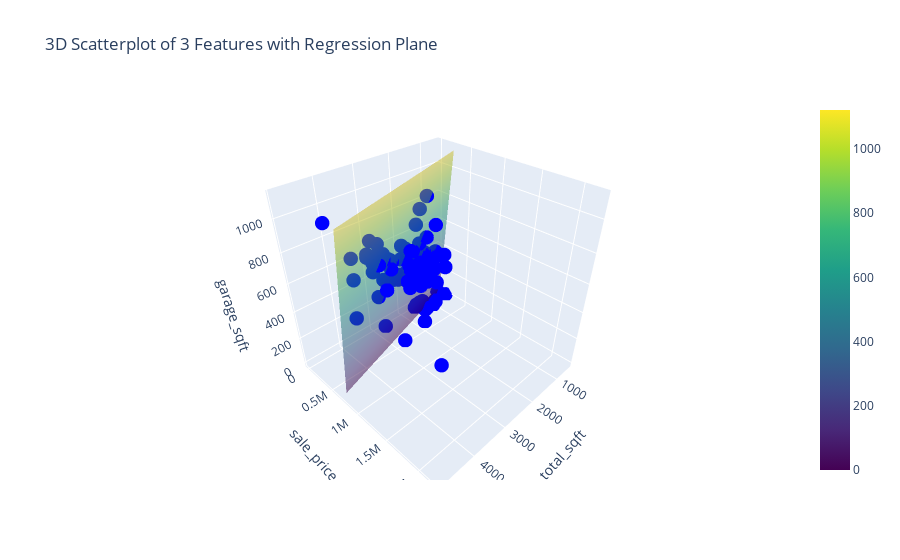

Write notebook code for a chart like this one.
### Code cell
## Visualize one more additional features (i.e., 3 features)
col_cod_X = 'total_sqft'
col_cod_y = col_y
col_cod_z = 'garage_sqft'

import plotly.graph_objects as go
from sklearn.linear_model import LinearRegression

# Fit linear regression
X = df_cod_sample[[col_cod_X, col_cod_z]]
y = df_cod_sample[col_cod_y]
model = LinearRegression().fit(X, y)

# Create grid for hyperplane
x_range = np.linspace(df_cod_sample[col_cod_X].min(), df_cod_sample[col_cod_X].max(), 30)
z_range = np.linspace(df_cod_sample[col_cod_z].min(), df_cod_sample[col_cod_z].max(), 30)
X_grid, Z_grid = np.meshgrid(x_range, z_range)

# Predict y for grid
Y_pred = model.predict(np.c_[X_grid.ravel(), Z_grid.ravel()]).reshape(X_grid.shape)

# Scatter points
scatter = go.Scatter3d(
    x=df_cod_sample[col_cod_X],
    y=df_cod_sample[col_cod_y],
    z=df_cod_sample[col_cod_z],
    mode='markers',
    marker=dict(size=5, color='blue'),
    name='Data Points'
)

# Hyperplane surface
surface = go.Surface(x=X_grid, y=Y_pred, z=Z_grid, opacity=0.5, colorscale='Viridis', name='Regression Plane')

# Combine
fig = go.Figure(data=[scatter, surface])
fig.update_layout(scene=dict(xaxis_title=col_cod_X, yaxis_title=col_cod_y, zaxis_title=col_cod_z),
                  title='3D Scatterplot of 3 Features with Regression Plane')
fig.show()

## Notice how spread out the data is
## Some parts of the graph are lacking in data, since # dimensions increased but # rows did not change

### Figure 1 — Plotly figure (JSON) as saved in the notebook; plotly's stock layout.template omitted (floating-point values rounded to 4 significant figures; data arrays with more than 128 entries replaced by an {"elided": "..."} marker saying what was removed)
{"data": [{"marker": {"color": "blue", "size": 5}, "mode": "markers", "name": "Data Points", "type": "scatter3d", "x": [3411, 577, 2186, 1685, 2434, 2064, 3000, 3404, 1155, 1340, 993, 970, 2341, 1676, 1845, 3241, 2661, 2680, 1682, 2868, 1509, 620, 2153, 1761, 531, 1322, 1809, 1441, 1057, 1348, 2026, 1813, 1232, 1531, 1460, 2081, 3317, 2358, 4818, 1328, 1820, 1250, 2528, 1480, 2819, 3764, 1555, 2319, 3230, 1563, 1066, 1458, 1625, 3815, 3573, 1485, 1141, 1374, 1380, 1044, 1430, 2001, 2545, 3306, 3934, 2733, 3108, 2630, 2439, 1109, 1465, 4114, 2806, 2293, 3597, 864, 1728, 4892, 2197, 3446, 1343, 1821, 2921, 3488, 2533, 2742, 3682, 1782, 1411, 2975, 2006, 1609, 2191, 1874, 1849, 1863, 2665, 1664, 2973, 4257], "y": [527900.0, 7556.0, 403200.0, 226800.0, 415800.0, 441000.0, 471200.0, 390600.0, 216700.0, 59220.0, 182700.0, 163800.0, 284800.0, 315000.0, 409500.0, 636900.0, 386800.0, 466200.0, 226800.0, 756000.0, 423400.0, 93870.0, 787500.0, 315000.0, 159400.0, 229300.0, 333900.0, 214200.0, 283500.0, 37800.0, 391900.0, 415800.0, 221800.0, 103300.0, 201600.0, 478800.0, 351500.0, 500200.0, 2205000.0, 330100.0, 412000.0, 41580.0, 333900.0, 223000.0, 699300.0, 882000.0, 332600.0, 294800.0, 472500.0, 323800.0, 221800.0, 361600.0, 258900.0, 605400.0, 524200.0, 42840.0, 283500.0, 233100.0, 206600.0, 378000.0, 315000.0, 522900.0, 437200.0, 554400.0, 403200.0, 103900.0, 900900.0, 289800.0, 404500.0, 195300.0, 98280.0, 544300.0, 875700.0, 371700.0, 661500.0, 312500.0, 409500.0, 783100.0, 327600.0, 538600.0, 163800.0, 270900.0, 380500.0, 529200.0, 526000.0, 509000.0, 513400.0, 333900.0, 273400.0, 490100.0, 237500.0, 75600.0, 554400.0, 447300.0, 254500.0, 346500.0, 572000.0, 308700.0, 327600.0, 623700.0], "z": [810, 0, 608, 421, 655, 458, 650, 801, 0, 0, 0, 0, 638, 465, 0, 652, 451, 618, 441, 628, 416, 0, 857, 841, 0, 440, 512, 0, 429, 0, 423, 481, 417, 0, 0, 530, 638, 437, 743, 360, 444, 0, 458, 487, 486, 637, 912, 431, 539, 474, 449, 443, 381, 785, 646, 0, 216, 240, 0, 453, 450, 435, 598, 702, 606, 0, 813, 423, 422, 0, 0, 798, 544, 431, 725, 319, 661, 1121, 450, 749, 440, 732, 627, 463, 576, 0, 770, 486, 404, 637, 424, 0, 486, 462, 451, 618, 482, 510, 656, 443]}, {"colorscale": [[0, "#440154"], [0.1111, "#482878"], [0.2222, "#3e4989"], [0.3333, "#31688e"], [0.4444, "#26828e"], [0.5556, "#1f9e89"], [0.6667, "#35b779"], [0.7778, "#6ece58"], [0.8889, "#b5de2b"], [1, "#fde725"]], "name": "Regression Plane", "opacity": 0.5, "type": "surface", "x": {"elided": "30x30 float values"}, "y": {"elided": "30x30 float values"}, "z": {"elided": "30x30 float values"}}], "layout": {"scene": {"xaxis": {"title": {"text": "total_sqft"}}, "yaxis": {"title": {"text": "sale_price"}}, "zaxis": {"title": {"text": "garage_sqft"}}}, "title": {"text": "3D Scatterplot of 3 Features with Regression Plane"}}}
